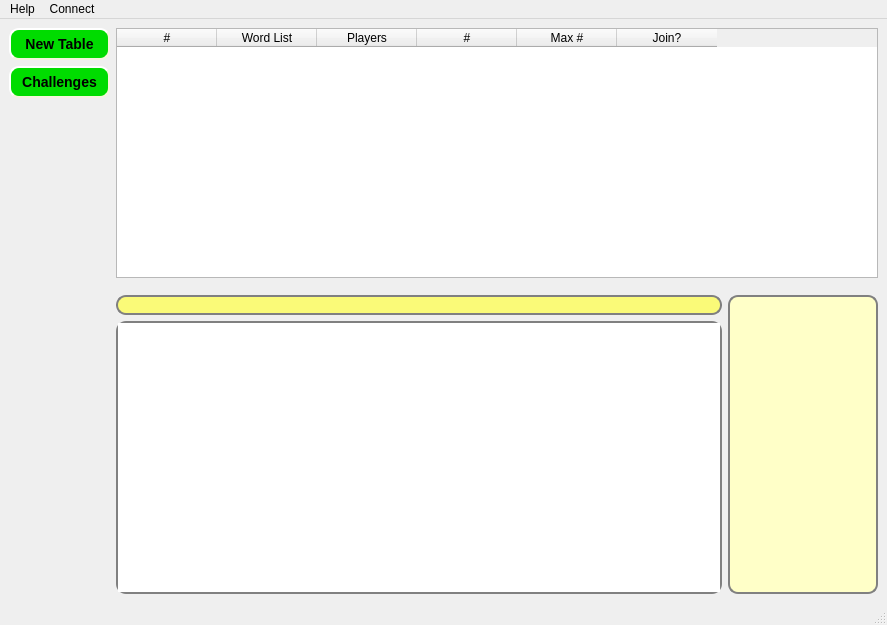
<ui version="4.0" >
 <class>MainWindow</class>
 <widget class="QMainWindow" name="MainWindow" >
  <property name="geometry" >
   <rect>
    <x>0</x>
    <y>0</y>
    <width>887</width>
    <height>625</height>
   </rect>
  </property>
  <property name="windowTitle" >
   <string>MainWindow</string>
  </property>
  <widget class="QWidget" name="centralwidget" >
   <layout class="QGridLayout" >
    <item row="0" column="0" >
     <widget class="QPushButton" name="pushButtonNewTable" >
      <property name="focusPolicy" >
       <enum>Qt::NoFocus</enum>
      </property>
      <property name="styleSheet" >
       <string> QPushButton {
     background-color: rgb(0, 220, 0);
     border-style: outset;
     border-width: 2px;
     border-radius: 10px;
     border-color: beige;
     font: bold 14px;
     min-width: 5em;
     padding: 6px;
 }
QPushButton:disabled{
	background-color: rgb(0, 100, 0);
	color: rgb(100, 100, 100);
}
 QPushButton:pressed {
     background-color: rgb(0, 150, 0);
     border-style: inset;
 } </string>
      </property>
      <property name="text" >
       <string>New Table</string>
      </property>
     </widget>
    </item>
    <item rowspan="3" row="0" column="1" colspan="2" >
     <widget class="QTableWidget" name="roomTableWidget" >
      <property name="minimumSize" >
       <size>
        <width>750</width>
        <height>250</height>
       </size>
      </property>
      <property name="focusPolicy" >
       <enum>Qt::NoFocus</enum>
      </property>
      <property name="editTriggers" >
       <set>QAbstractItemView::NoEditTriggers</set>
      </property>
      <property name="tabKeyNavigation" >
       <bool>false</bool>
      </property>
      <property name="showDropIndicator" stdset="0" >
       <bool>false</bool>
      </property>
      <property name="alternatingRowColors" >
       <bool>true</bool>
      </property>
      <property name="selectionMode" >
       <enum>QAbstractItemView::NoSelection</enum>
      </property>
      <property name="showGrid" >
       <bool>false</bool>
      </property>
      <column>
       <property name="text" >
        <string>#</string>
       </property>
      </column>
      <column>
       <property name="text" >
        <string>Word List</string>
       </property>
      </column>
      <column>
       <property name="text" >
        <string>Players</string>
       </property>
      </column>
      <column>
       <property name="text" >
        <string>#</string>
       </property>
      </column>
      <column>
       <property name="text" >
        <string>Max #</string>
       </property>
      </column>
      <column>
       <property name="text" >
        <string>Join?</string>
       </property>
      </column>
     </widget>
    </item>
    <item row="1" column="0" >
     <widget class="QPushButton" name="pushButtonChallenges" >
      <property name="focusPolicy" >
       <enum>Qt::NoFocus</enum>
      </property>
      <property name="styleSheet" >
       <string> QPushButton {
     background-color: rgb(0, 220, 0);
     border-style: outset;
     border-width: 2px;
     border-radius: 10px;
     border-color: beige;
     font: bold 14px;
     min-width: 5em;
     padding: 6px;
 }
QPushButton:disabled{
	background-color: rgb(0, 100, 0);
	color: rgb(100, 100, 100);
}
 QPushButton:pressed {
     background-color: rgb(0, 150, 0);
     border-style: inset;
 } </string>
      </property>
      <property name="text" >
       <string>Challenges</string>
      </property>
     </widget>
    </item>
    <item rowspan="3" row="2" column="0" >
     <spacer>
      <property name="orientation" >
       <enum>Qt::Vertical</enum>
      </property>
      <property name="sizeType" >
       <enum>QSizePolicy::Fixed</enum>
      </property>
      <property name="sizeHint" >
       <size>
        <width>101</width>
        <height>100</height>
       </size>
      </property>
     </spacer>
    </item>
    <item row="3" column="1" >
     <spacer>
      <property name="orientation" >
       <enum>Qt::Vertical</enum>
      </property>
      <property name="sizeType" >
       <enum>QSizePolicy::Fixed</enum>
      </property>
      <property name="sizeHint" >
       <size>
        <width>590</width>
        <height>5</height>
       </size>
      </property>
     </spacer>
    </item>
    <item row="4" column="1" >
     <widget class="QLineEdit" name="lineEditChat" >
      <property name="styleSheet" >
       <string> QLineEdit {
     border: 2px solid gray;
     border-radius: 10px;
     padding: 0 8px;
     background: rgb(250, 250, 120);
     selection-background-color: darkgray;
 } 
</string>
      </property>
      <property name="text" >
       <string/>
      </property>
      <property name="maxLength" >
       <number>300</number>
      </property>
     </widget>
    </item>
    <item rowspan="2" row="4" column="2" >
     <widget class="QListWidget" name="listWidgetPeopleConnected" >
      <property name="minimumSize" >
       <size>
        <width>0</width>
        <height>200</height>
       </size>
      </property>
      <property name="maximumSize" >
       <size>
        <width>150</width>
        <height>16777215</height>
       </size>
      </property>
      <property name="focusPolicy" >
       <enum>Qt::NoFocus</enum>
      </property>
      <property name="styleSheet" >
       <string>QListWidget {
     border: 2px solid gray;
     border-radius: 10px;
	background-color: rgb(255, 255, 200);
}</string>
      </property>
     </widget>
    </item>
    <item row="5" column="1" >
     <widget class="QTextBrowser" name="chatText" >
      <property name="focusPolicy" >
       <enum>Qt::NoFocus</enum>
      </property>
      <property name="styleSheet" >
       <string> QTextEdit, QListView {
     border: 2px solid gray;
     border-radius: 10px;
 } </string>
      </property>
     </widget>
    </item>
   </layout>
  </widget>
  <widget class="QMenuBar" name="menubar" >
   <property name="geometry" >
    <rect>
     <x>0</x>
     <y>0</y>
     <width>887</width>
     <height>22</height>
    </rect>
   </property>
   <widget class="QMenu" name="menuHey" >
    <property name="title" >
     <string>Help</string>
    </property>
    <addaction name="actionAerolith_Help" />
    <addaction name="actionAcknowledgements" />
    <addaction name="actionAbout_Qt" />
   </widget>
   <widget class="QMenu" name="menuConnec" >
    <property name="title" >
     <string>Connect</string>
    </property>
    <addaction name="actionConnect_to_Aerolith" />
   </widget>
   <addaction name="menuHey" />
   <addaction name="menuConnec" />
  </widget>
  <widget class="QStatusBar" name="statusbar" />
  <action name="actionAerolith_Help" >
   <property name="text" >
    <string>Aerolith Help</string>
   </property>
  </action>
  <action name="actionAcknowledgements" >
   <property name="text" >
    <string>Acknowledgements</string>
   </property>
  </action>
  <action name="actionAbout_Qt" >
   <property name="text" >
    <string>About Qt</string>
   </property>
  </action>
  <action name="actionConnect_to_Aerolith" >
   <property name="text" >
    <string>Connect to Aerolith</string>
   </property>
  </action>
 </widget>
 <resources/>
 <connections/>
</ui>
